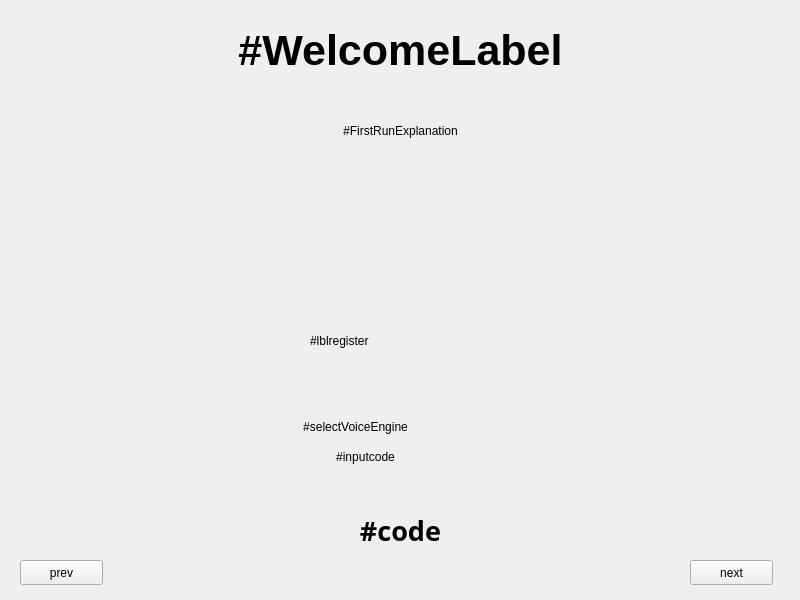
<?xml version="1.0" encoding="UTF-8"?>
<ui version="4.0">
 <class>link_mycroft</class>
 <widget class="QWidget" name="link_mycroft">
  <property name="geometry">
   <rect>
    <x>0</x>
    <y>0</y>
    <width>800</width>
    <height>600</height>
   </rect>
  </property>
  <property name="sizePolicy">
   <sizepolicy hsizetype="Fixed" vsizetype="Fixed">
    <horstretch>0</horstretch>
    <verstretch>0</verstretch>
   </sizepolicy>
  </property>
  <property name="windowTitle">
   <string>UBUVoiceAssistant</string>
  </property>
  <widget class="QLabel" name="lblWelcome">
   <property name="geometry">
    <rect>
     <x>0</x>
     <y>10</y>
     <width>801</width>
     <height>81</height>
    </rect>
   </property>
   <property name="font">
    <font>
     <family>Ubuntu</family>
     <pointsize>32</pointsize>
     <weight>75</weight>
     <bold>true</bold>
    </font>
   </property>
   <property name="text">
    <string>#WelcomeLabel</string>
   </property>
   <property name="alignment">
    <set>Qt::AlignCenter</set>
   </property>
   <property name="wordWrap">
    <bool>false</bool>
   </property>
  </widget>
  <widget class="QLabel" name="lblFirstRun">
   <property name="geometry">
    <rect>
     <x>0</x>
     <y>100</y>
     <width>801</width>
     <height>61</height>
    </rect>
   </property>
   <property name="text">
    <string>#FirstRunExplanation</string>
   </property>
   <property name="alignment">
    <set>Qt::AlignCenter</set>
   </property>
   <property name="wordWrap">
    <bool>true</bool>
   </property>
  </widget>
  <widget class="QLabel" name="imgAddDevice">
   <property name="enabled">
    <bool>true</bool>
   </property>
   <property name="geometry">
    <rect>
     <x>70</x>
     <y>190</y>
     <width>191</width>
     <height>301</height>
    </rect>
   </property>
   <property name="autoFillBackground">
    <bool>false</bool>
   </property>
   <property name="text">
    <string/>
   </property>
   <property name="pixmap">
    <pixmap>../../imgs/mycroft_add_device.png</pixmap>
   </property>
   <property name="scaledContents">
    <bool>true</bool>
   </property>
  </widget>
  <widget class="QPushButton" name="btnPrev">
   <property name="geometry">
    <rect>
     <x>20</x>
     <y>560</y>
     <width>83</width>
     <height>25</height>
    </rect>
   </property>
   <property name="text">
    <string>prev</string>
   </property>
  </widget>
  <widget class="QPushButton" name="btnNext">
   <property name="geometry">
    <rect>
     <x>690</x>
     <y>560</y>
     <width>83</width>
     <height>25</height>
    </rect>
   </property>
   <property name="text">
    <string>next</string>
   </property>
  </widget>
  <widget class="QLabel" name="lblRegisterAddDevice">
   <property name="geometry">
    <rect>
     <x>310</x>
     <y>190</y>
     <width>361</width>
     <height>301</height>
    </rect>
   </property>
   <property name="text">
    <string>#lblregister</string>
   </property>
   <property name="wordWrap">
    <bool>true</bool>
   </property>
   <property name="openExternalLinks">
    <bool>true</bool>
   </property>
  </widget>
  <widget class="QLabel" name="imgSelectVoice">
   <property name="geometry">
    <rect>
     <x>100</x>
     <y>190</y>
     <width>531</width>
     <height>221</height>
    </rect>
   </property>
   <property name="text">
    <string/>
   </property>
   <property name="pixmap">
    <pixmap>../../imgs/mycroft_set_voice.png</pixmap>
   </property>
   <property name="scaledContents">
    <bool>true</bool>
   </property>
  </widget>
  <widget class="QLabel" name="lblSelectVoice">
   <property name="geometry">
    <rect>
     <x>90</x>
     <y>420</y>
     <width>531</width>
     <height>81</height>
    </rect>
   </property>
   <property name="text">
    <string>#selectVoiceEngine</string>
   </property>
   <property name="alignment">
    <set>Qt::AlignHCenter|Qt::AlignTop</set>
   </property>
   <property name="wordWrap">
    <bool>true</bool>
   </property>
  </widget>
  <widget class="QLabel" name="picInputCode">
   <property name="geometry">
    <rect>
     <x>70</x>
     <y>190</y>
     <width>591</width>
     <height>241</height>
    </rect>
   </property>
   <property name="text">
    <string/>
   </property>
   <property name="pixmap">
    <pixmap>../../imgs/mycroft_input_code.png</pixmap>
   </property>
   <property name="scaledContents">
    <bool>true</bool>
   </property>
  </widget>
  <widget class="QLabel" name="lblInfoCode">
   <property name="geometry">
    <rect>
     <x>70</x>
     <y>450</y>
     <width>591</width>
     <height>51</height>
    </rect>
   </property>
   <property name="text">
    <string>#inputcode</string>
   </property>
   <property name="alignment">
    <set>Qt::AlignHCenter|Qt::AlignTop</set>
   </property>
   <property name="wordWrap">
    <bool>true</bool>
   </property>
  </widget>
  <widget class="QLabel" name="lblCode">
   <property name="geometry">
    <rect>
     <x>0</x>
     <y>510</y>
     <width>801</width>
     <height>41</height>
    </rect>
   </property>
   <property name="font">
    <font>
     <family>Ubuntu Mono</family>
     <pointsize>20</pointsize>
     <weight>75</weight>
     <bold>true</bold>
    </font>
   </property>
   <property name="text">
    <string>#code</string>
   </property>
   <property name="alignment">
    <set>Qt::AlignCenter</set>
   </property>
   <property name="textInteractionFlags">
    <set>Qt::LinksAccessibleByMouse|Qt::TextSelectableByMouse</set>
   </property>
  </widget>
  <zorder>imgSelectVoice</zorder>
  <zorder>lblWelcome</zorder>
  <zorder>lblFirstRun</zorder>
  <zorder>imgAddDevice</zorder>
  <zorder>btnPrev</zorder>
  <zorder>btnNext</zorder>
  <zorder>lblRegisterAddDevice</zorder>
  <zorder>lblSelectVoice</zorder>
  <zorder>picInputCode</zorder>
  <zorder>lblInfoCode</zorder>
  <zorder>lblCode</zorder>
 </widget>
 <resources/>
 <connections/>
</ui>
